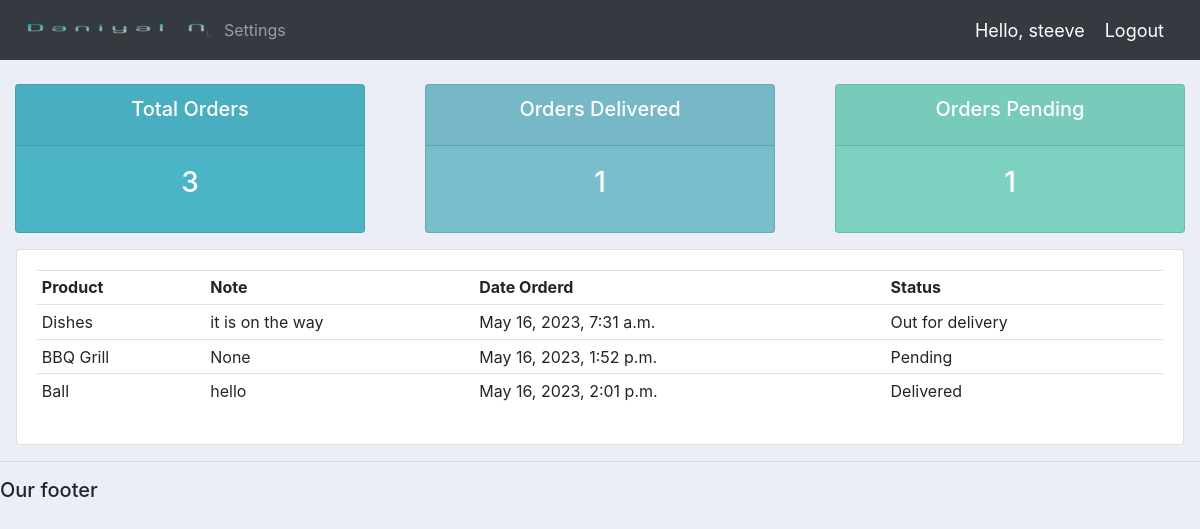
The page /user/ (signed in) on the database its author committed.
### accounts/models.py (models this page shows, shortened)
class Order(models.Model):
    STATUS = (
        ('Pending', 'Pending'),
        ('Out for delivery', 'Out for delivery'),
        ('Delivered', 'Delivered'),
    )
    customer = models.ForeignKey(Customer, null=True, on_delete=models.SET_NULL)
    product = models.ForeignKey(Product, null=True, on_delete=models.SET_NULL)
    date_created = models.DateTimeField(auto_now_add=True)
    status = models.CharField(max_length=200, null=True, choices=STATUS)
    note = models.CharField(max_length=1000, null=True)

class Product(models.Model):
    CATEGORY = (
        ('Indoor', 'Indoor'),
        ('Out Door', 'Out Door'),
    )
    name = models.CharField(max_length=200, null=True)
    price = models.FloatField(null=True)
    category = models.CharField(max_length=200, null=True, choices=CATEGORY)
    description = models.CharField(max_length=200, null=True, blank=True)
    date_created = models.DateTimeField(auto_now_add=True)
    tags = models.ManyToManyField(Tag)
    def __str__(self):
        return self.name

### accounts/decorators.py (the view)
		def wrapper_func(request, *args, **kwargs):
			group = None
			if request.user.groups.exists():
				group = request.user.groups.all()[0].name
			if group in allowed_roles:
				return view_func(request, *args, **kwargs)
			else:
				return HttpResponse('You are not authorized to view this page')

### accounts/views.py (called while the page is built)
@login_required(login_url='login')
@allowed_users(allowed_roles=['customer'])
def userPage(request):
    orders = request.user.customer.order_set.all()
    total_orders = orders.count()
    delivered = orders.filter(status='Delivered').count()
    pending = orders.filter(status='Pending').count()
    context = {'orders':orders, 'total_orders': total_orders, 'delivered':delivered, 'pending':pending}
    return render(request, 'accounts/user.html', context)

### accounts/templates/accounts/user.html
{%  extends 'accounts/main.html' %}
{% block content %}
{%  include 'accounts/status.html' %}
<div class="row" style="padding: 0 1rem;">
	<div class="col-md">
		<div class="card card-body">
			<table class="table table-sm">
				<tr>
					<th>Product</th>
					<th>Note</th>
					<th>Date Orderd</th>
					<th>Status</th>
				</tr>
				{% for order in orders %}
				<tr>
					<td>{{order.product}}</td>
					<td>{{order.note}}</td>
					<td>{{order.date_created}}</td>
					<td>{{order.status}}</td>
				</tr>
				{% endfor %}
			</table>
		</div>
	</div>
</div>
{% endblock content %}

### accounts/templates/accounts/navbar.html (shortened to what this page needs)
{% load static%}
<nav class="navbar navbar-expand-lg navbar-dark bg-dark">
    <img src="{% static '/images/logo1.png' %}">
    <div class="collapse navbar-collapse" id="navbarNavAltMarkup">
      <div class="navbar-nav">
        {% if request.user.is_staff %}
        <a class="nav-item nav-link active" href="{% url 'home'%}">Dashboard</a>
        <a class="nav-item nav-link" href="{% url 'products'%}">Products</a>
        {% else %}
        <a class="nav-item nav-link" href="{% url 'account'%}">Settings</a>
        {% endif %}
      </div>
    </div>
    <span class="hello-msg">Hello, {{request.user}} </span>
    <span><a class="hello-msg" href="{% url 'logout' %}">Logout</a> </span>
  </nav>

### static/css/main.css (style rules this page uses)
body { background-color: #ebeff5; }

### accounts/templates/accounts/navbar.html (style rules this page uses)
.hello-msg { color: #fff; font-size: 18px; margin-right: 20px; }

### rows shown on the page
Order: product "Dishes", note "it is on the way", date_created "May 16, 2023, 7:31 a.m.", status "Out for delivery"
Order: product "BBQ Grill", note "None", date_created "May 16, 2023, 1:52 p.m.", status "Pending"
Order: product "Ball", note "hello", date_created "May 16, 2023, 2:01 p.m.", status "Delivered"

### other values the page prints
{{ request.user }} "steeve"
{{ total_orders }} "3"
{{ delivered }} "1"
{{ pending }} "1"
